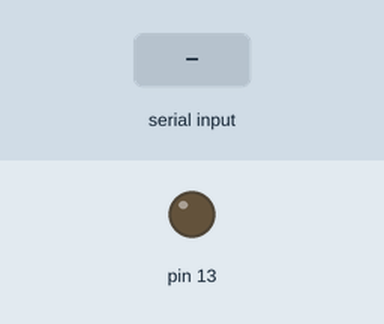
Recording of a sketch running on a simulated Arduino Uno, built with avr-gcc and run on an emulated ATmega328P. Parts: output pins drawn as LEDs (lit = HIGH). The inputs (shaded band) are chosen by the test bench. What the sketch prints to the serial monitor is not drawn.

Above: at 1.2 s.
1.3 s: "1" received over Serial
At 2.1 s:
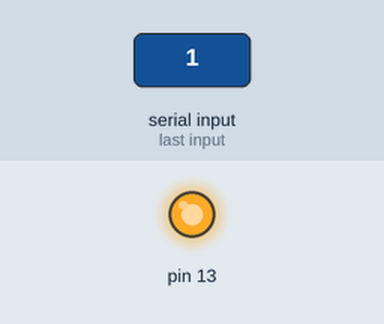
3.0 s: "0" received over Serial
At 4.8 s:
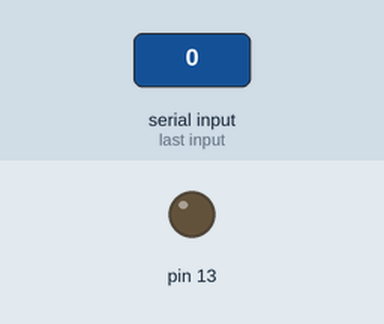
Timing chart, 0 to 6.3 s (numbered marks = the images above; inputs shaded):
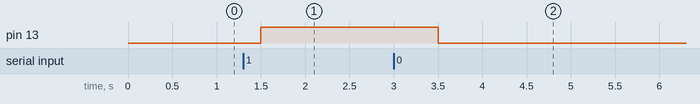

Measured:
- after the input at 1.3 s, pin 13: LOW → HIGH after 0.20 s
- after the input at 3.0 s, pin 13: HIGH → LOW after 0.50 s

The sketch:

ser_test.ino
```cpp
void setup() {
  // put your setup code here, to run once:
  pinMode(13,OUTPUT);
  Serial.begin(9600);
}
byte buf[] = {48, 50};
void loop() {
  // put your main code here, to run repeatedly:
  if (Serial.available() > 0)
  {
    char c = Serial.read();
    if (c == '1')
      digitalWrite(13,HIGH);
    else if (c == '0')
      digitalWrite(13,LOW);
  }
  Serial.write(buf,2);
  delay(500);
}
```
